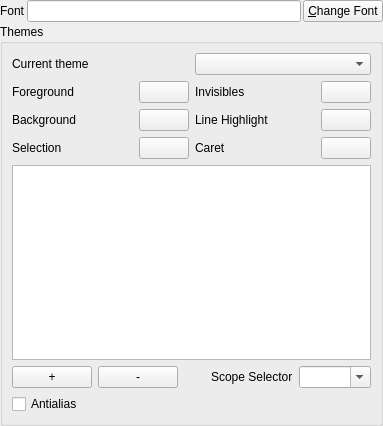
<?xml version="1.0" encoding="UTF-8"?>
<ui version="4.0">
 <class>FontThemeConfig</class>
 <widget class="QWidget" name="FontThemeConfig">
  <property name="geometry">
   <rect>
    <x>0</x>
    <y>0</y>
    <width>383</width>
    <height>426</height>
   </rect>
  </property>
  <property name="windowTitle">
   <string>Font and Theme</string>
  </property>
  <property name="windowIcon">
   <iconset>
    <normaloff>:/icons/actions/format-font-size-more.png</normaloff>:/icons/actions/format-font-size-more.png</iconset>
  </property>
  <layout class="QVBoxLayout" name="verticalLayout_2">
   <property name="spacing">
    <number>2</number>
   </property>
   <property name="margin">
    <number>0</number>
   </property>
   <item>
    <layout class="QHBoxLayout" name="horizontalLayout">
     <item>
      <widget class="QLabel" name="label">
       <property name="text">
        <string>Font</string>
       </property>
      </widget>
     </item>
     <item>
      <widget class="QLineEdit" name="lineFont">
       <property name="readOnly">
        <bool>true</bool>
       </property>
      </widget>
     </item>
     <item>
      <widget class="QPushButton" name="pushButtonChangeFont">
       <property name="text">
        <string>&amp;Change Font</string>
       </property>
      </widget>
     </item>
    </layout>
   </item>
   <item>
    <widget class="QGroupBox" name="groupBox">
     <property name="title">
      <string>Themes</string>
     </property>
     <layout class="QVBoxLayout" name="verticalLayout">
      <item>
       <layout class="QHBoxLayout" name="horizontalLayout_2">
        <item>
         <widget class="QLabel" name="label_2">
          <property name="sizePolicy">
           <sizepolicy hsizetype="Minimum" vsizetype="Preferred">
            <horstretch>0</horstretch>
            <verstretch>0</verstretch>
           </sizepolicy>
          </property>
          <property name="text">
           <string>Current theme</string>
          </property>
         </widget>
        </item>
        <item>
         <widget class="QComboBox" name="comboBoxThemes"/>
        </item>
       </layout>
      </item>
      <item>
       <layout class="QGridLayout" name="gridLayout">
        <item row="0" column="0">
         <widget class="QLabel" name="label_3">
          <property name="text">
           <string>Foreground</string>
          </property>
         </widget>
        </item>
        <item row="0" column="1">
         <widget class="QPushButton" name="pushButtonForeground">
          <property name="maximumSize">
           <size>
            <width>50</width>
            <height>16777215</height>
           </size>
          </property>
          <property name="text">
           <string/>
          </property>
         </widget>
        </item>
        <item row="0" column="2">
         <widget class="QLabel" name="label_6">
          <property name="text">
           <string>Invisibles</string>
          </property>
         </widget>
        </item>
        <item row="0" column="3">
         <widget class="QPushButton" name="pushButtonInvisibles">
          <property name="maximumSize">
           <size>
            <width>50</width>
            <height>16777215</height>
           </size>
          </property>
          <property name="text">
           <string/>
          </property>
         </widget>
        </item>
        <item row="1" column="0">
         <widget class="QLabel" name="label_4">
          <property name="text">
           <string>Background</string>
          </property>
         </widget>
        </item>
        <item row="1" column="1">
         <widget class="QPushButton" name="pushButtonBackground">
          <property name="maximumSize">
           <size>
            <width>50</width>
            <height>16777215</height>
           </size>
          </property>
          <property name="text">
           <string/>
          </property>
         </widget>
        </item>
        <item row="1" column="2">
         <widget class="QLabel" name="label_8">
          <property name="text">
           <string>Line Highlight</string>
          </property>
         </widget>
        </item>
        <item row="1" column="3">
         <widget class="QPushButton" name="pushButtonLineHighlight">
          <property name="maximumSize">
           <size>
            <width>50</width>
            <height>16777215</height>
           </size>
          </property>
          <property name="text">
           <string/>
          </property>
         </widget>
        </item>
        <item row="2" column="0">
         <widget class="QLabel" name="label_5">
          <property name="text">
           <string>Selection</string>
          </property>
         </widget>
        </item>
        <item row="2" column="1">
         <widget class="QPushButton" name="pushButtonSelection">
          <property name="maximumSize">
           <size>
            <width>50</width>
            <height>16777215</height>
           </size>
          </property>
          <property name="text">
           <string/>
          </property>
         </widget>
        </item>
        <item row="2" column="2">
         <widget class="QLabel" name="label_7">
          <property name="text">
           <string>Caret</string>
          </property>
         </widget>
        </item>
        <item row="2" column="3">
         <widget class="QPushButton" name="pushButtonCaret">
          <property name="maximumSize">
           <size>
            <width>50</width>
            <height>16777215</height>
           </size>
          </property>
          <property name="text">
           <string/>
          </property>
         </widget>
        </item>
       </layout>
      </item>
      <item>
       <widget class="QTableView" name="tableView">
        <property name="showGrid">
         <bool>false</bool>
        </property>
        <property name="sortingEnabled">
         <bool>true</bool>
        </property>
       </widget>
      </item>
      <item>
       <layout class="QHBoxLayout" name="horizontalLayout_3">
        <item>
         <widget class="QPushButton" name="pushButtonAdd">
          <property name="text">
           <string>+</string>
          </property>
         </widget>
        </item>
        <item>
         <widget class="QPushButton" name="pushButtonRemove">
          <property name="text">
           <string>-</string>
          </property>
         </widget>
        </item>
        <item>
         <spacer name="horizontalSpacer">
          <property name="orientation">
           <enum>Qt::Horizontal</enum>
          </property>
          <property name="sizeHint" stdset="0">
           <size>
            <width>40</width>
            <height>20</height>
           </size>
          </property>
         </spacer>
        </item>
        <item>
         <widget class="QLabel" name="label_9">
          <property name="text">
           <string>Scope Selector</string>
          </property>
         </widget>
        </item>
        <item>
         <widget class="QComboBox" name="comboBoxScope">
          <property name="editable">
           <bool>true</bool>
          </property>
         </widget>
        </item>
       </layout>
      </item>
      <item>
       <widget class="QCheckBox" name="checkBox">
        <property name="text">
         <string>Antialias</string>
        </property>
       </widget>
      </item>
     </layout>
    </widget>
   </item>
  </layout>
 </widget>
 <resources/>
 <connections/>
</ui>
